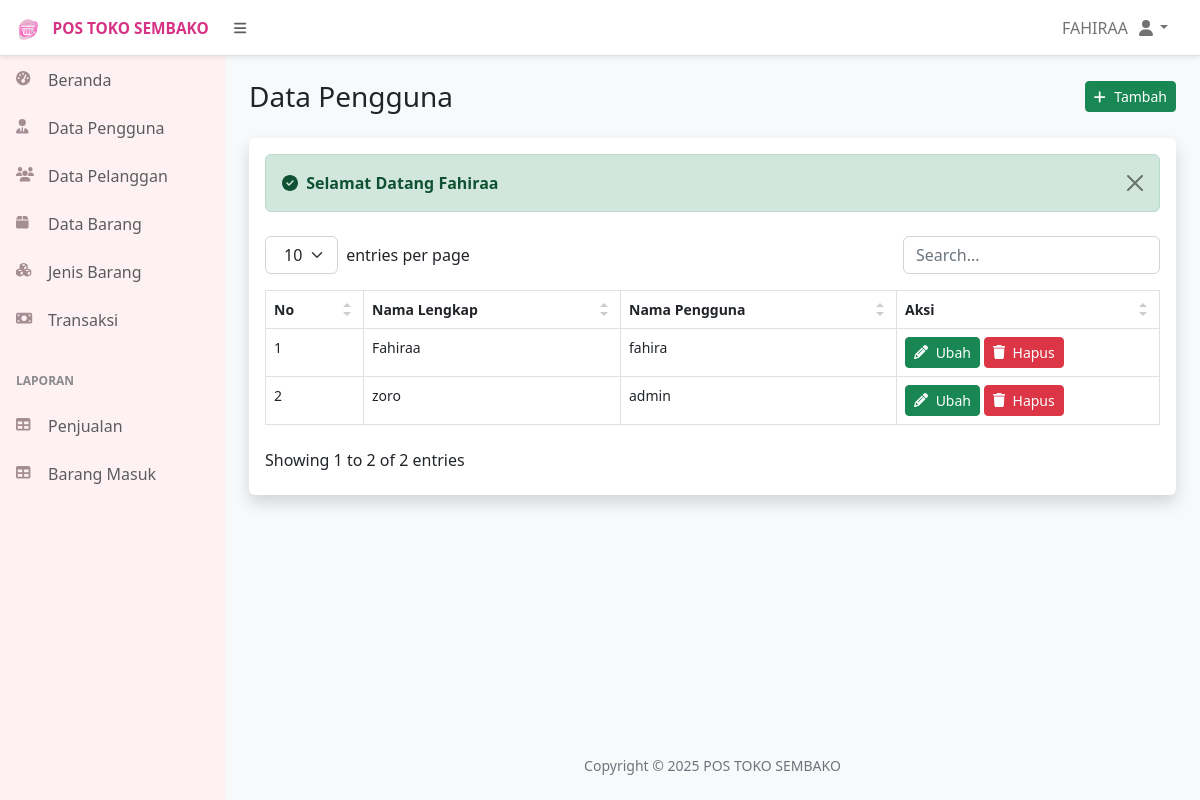
The app's page /media.php?page=data_user (signed in) with its own data.
### tables this page shows
CREATE TABLE `user` (
  `id_user` int(11) NOT NULL,
  `nama_user` varchar(255) NOT NULL,
  `username` varchar(255) NOT NULL,
  `password` varchar(255) NOT NULL
);

### data_user.php (the view)
<div class="container-fluid px-4">
    <div class="d-flex justify-content-between align-items-center gap-2 my-4">
        <h3 class="mb-0">Data Pengguna</h3>
        <a href="media.php?page=tambah_user" class="btn btn-success btn-sm"><i class="fas fa-plus me-1"></i> Tambah</a>
    </div>
    <div class="card border-0 shadow mb-4">
        <div class="card-body">
            <?php include "alerts.php" ?>
            <table id="datatablesSimple">
                <thead>
                    <tr>
                        <th>No</th>
                        <th>Nama Lengkap</th>
                        <th>Nama Pengguna</th>
                        <th>Aksi</th>
                    </tr>
                </thead>
                <tbody>
                    <?php
                    $no = 1;
                    $tampil_data = mysqli_query($koneksi, "SELECT * FROM user ORDER BY nama_user ASC");
                    while ($data = mysqli_fetch_array($tampil_data)) :
                    ?>
                        <tr>
                            <td><?= $no++ ?></td>
                            <td><?= $data['nama_user'] ?></td>
                            <td><?= $data['username'] ?></td>
                            <td>
                                <a href="media.php?page=ubah_user&&id_user=<?= $data['id_user'] ?>" class="btn btn-success btn-sm"> <i class=" fas fa-pencil me-1"></i> Ubah</a>
                                <a href="controller.php?hapus_user=<?= $data['id_user'] ?>" onclick="return confirm('Apakah Anda yakin menghapus \'<?= $data['nama_user'] ?>\' dari data pengguna?')" class="btn btn-danger btn-sm"> <i class="fas fa-trash me-1"></i> Hapus</a>
                            </td>
                        </tr>
                    <?php endwhile ?>
                </tbody>
            </table>
        </div>
    </div>
</div>

### assets/css/datatables-simple.css (style rules this page uses)
.datatable-table { max-width: 100%; width: 100%; border-spacing: 0; border-collapse: separate }

### records on screen
user: nama_user "Fahiraa", username "fahira"
user: nama_user "zoro", username "admin"

### other values on screen
$_SESSION['nama_user'] "FAHIRAA"
$_SESSION['success'] "Selamat Datang Fahiraa"
